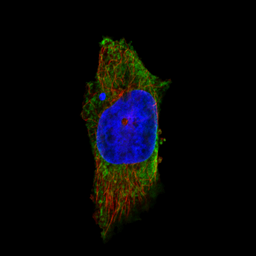
#> input picture int_val_seg_6/U-251/-1UGhGoxEyj8jrAWM1ICMMy3284epy9TI_20180329_cell9.png, 256 x 256 px; its folder holds only this picture in this run
$ python -i Segmentation_pipeline_helper_2.py   (imports and definitions only)   (older library calls are emulated)
#> lines starting #> are read from the running program, lines starting #| are printed output that depends on the picture; after the words box and inside, x2 and y2 are one past the last pixel; in counts of white or black regions, pixels touching at a corner belong together
#!/usr/bin/env python3
# -*- coding: utf-8 -*-
"""
# Note
# Threshold ngưỡng ảnh
# Sobel thuật toán phát hiện biên ảnh
# Erosion, Dilate có thể phát triển vùng, co vùng
# Substract trừ ảnh
# Bitwise : and, or, nor, xor
"""
import os
from skimage.filters import threshold_otsu, gaussian, sobel
from skimage.measure import regionprops
from skimage.feature import peak_local_max
from skimage.morphology import watershed, closing, square
from skimage.segmentation import clear_border
from scipy import ndimage as ndi
from PIL import Image
import numpy as np


# [15 lines left out: function find, not called in this run]


def watershed_lab(image, marker = None, rm_border = False):
    """Segmentation function
    Watershed algorithm to segment the 2d image based on foreground and background seed
    and use edges (sobel) as elevation map
    return labeled nuclei
    """
    # determine markers for watershed if not specified
    if marker is None:
        marker = np.full_like(image,0)
        marker[image ==0] = 1 #background
        marker[image > threshold_otsu(image)] = 2 #foreground nuclei

    # use sobel to detect edge, then smooth with gaussian filter
    elevation_map = gaussian(sobel(image),sigma=2)

    #segmentation with watershed algorithms
    segmentation = watershed(elevation_map, marker)
    segmentation = ndi.binary_fill_holes(segmentation - 1)
    labeled_obj, num = ndi.label(segmentation)

    if rm_border is True:
        # remove bordered objects, now moved to later steps of segmentation pipeline
        bw = closing(labeled_obj > 0, square(3))
        cleared = clear_border(bw)
        labeled_obj, num = ndi.label(cleared)

    # remove too small or too large object
    output = np.zeros(labeled_obj.shape)
    for region in regionprops(labeled_obj):
        if region.area >= 20000:# <= thres_high:
            # if the component has a volume within the two thresholds,
            # set the output image to 1 for every pixel of the component
            output[labeled_obj == region.label] = 1

    labeled_obj, num = ndi.label(output)

    return labeled_obj, num

# [124 lines left out: functions watershed_lab2, resize_pad, find_border, pixel_norm, shift_center_mass, not called in this run]

>>> import cv2
>>> picture = cv2.imread('int_val_seg_6/U-251/-1UGhGoxEyj8jrAWM1ICMMy3284epy9TI_20180329_cell9.png', cv2.IMREAD_GRAYSCALE)
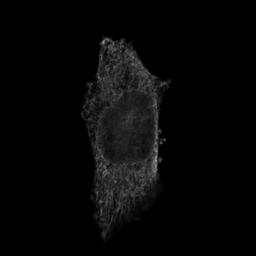
#> picture: shape (256, 256); min 0, max 148, mean 6.8
>>> result = watershed_lab(picture)
#> in watershed_lab, `elevation_map = gaussian(sobel(image),sigma=2)`:
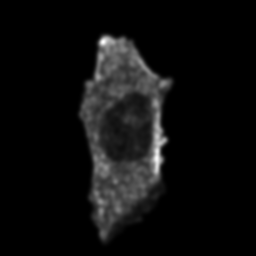
#> elevation_map: shape (256, 256) float64; min 0, max 0.154, mean 0.0083; drawn with min black and max white
#> in watershed_lab, `segmentation = watershed(elevation_map, marker)`:
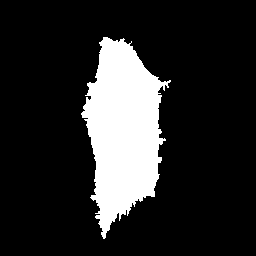
#> segmentation: shape (256, 256); values 1 (black) and 2 (white), 16.4% white; 1 white region, box (x1, y1, x2, y2) and area: (81, 37, 171, 239) 10718
#> in watershed_lab, `labeled_obj, num = ndi.label(segmentation)`:
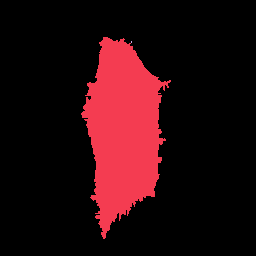
#> labeled_obj: shape (256, 256) int32; 3 distinct labels, from 0 to 2; one colour per label, 0 black
#> in watershed_lab, `labeled_obj, num = ndi.label(segmentation)`: num = 2
#> the loop in watershed_lab, `for region in regionprops(labeled_obj):` made 2 passes
#> after the loop in watershed_lab, `for region in regionprops(labeled_obj):`: output: shape (256, 256) float64; every value is 0
#> in watershed_lab, `labeled_obj, num = ndi.label(output)`: labeled_obj: shape (256, 256) int32; every value is 0
#> in watershed_lab, `labeled_obj, num = ndi.label(output)`: num = 0

$ run again, on int_val_seg_6/U-251/-2DPAW4C1LQsY4Z6sgxZvsLlP12ROdrk2_20180329_cell7.png
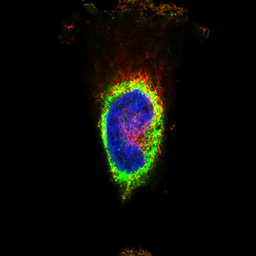
#> input picture int_val_seg_6/U-251/-2DPAW4C1LQsY4Z6sgxZvsLlP12ROdrk2_20180329_cell7.png, 256 x 256 px
#> in watershed_lab, `segmentation = watershed(elevation_map, marker)`:
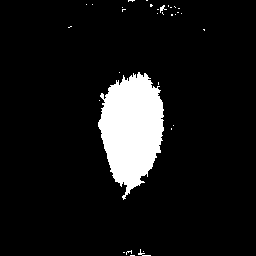
#> segmentation: shape (256, 256); values 1 (black) and 2 (white), 8.7% white; 32 white regions (29 under 20 px), largest, box (x1, y1, x2, y2) and area: (98, 72, 164, 200) 5576, (160, 5, 167, 13) 24, (138, 249, 151, 256) 24
#> in watershed_lab, `labeled_obj, num = ndi.label(segmentation)`:
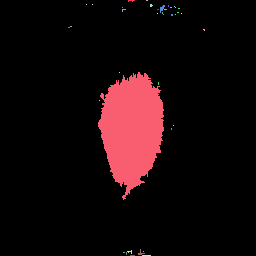
#> labeled_obj: shape (256, 256) int32; 39 distinct labels, from 0 to 38; one colour per label, 0 black
#> in watershed_lab, `labeled_obj, num = ndi.label(segmentation)`: num = 38
#> the loop in watershed_lab, `for region in regionprops(labeled_obj):` made 38 passes
#> in watershed_lab, `labeled_obj, num = ndi.label(output)`: num = 0

$ run again, on int_val_seg_6/U-251/-89oZqoePD5UihFZhRTqtYYh8f1FOtkkH_20180329_cell10.png
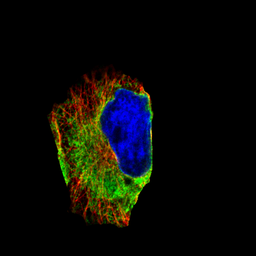
#> input picture int_val_seg_6/U-251/-89oZqoePD5UihFZhRTqtYYh8f1FOtkkH_20180329_cell10.png, 256 x 256 px
#> in watershed_lab, `segmentation = watershed(elevation_map, marker)`:
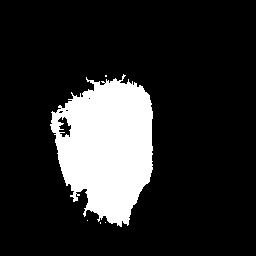
#> segmentation: shape (256, 256); values 1 (black) and 2 (white), 16.5% white; 5 white regions (4 under 20 px), largest, box (x1, y1, x2, y2) and area: (50, 74, 153, 227) 10804
#> in watershed_lab, `labeled_obj, num = ndi.label(segmentation)`:
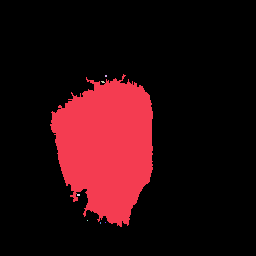
#> labeled_obj: shape (256, 256) int32; 8 distinct labels, from 0 to 7; one colour per label, 0 black
#> in watershed_lab, `labeled_obj, num = ndi.label(segmentation)`: num = 7
#> the loop in watershed_lab, `for region in regionprops(labeled_obj):` made 7 passes
#> in watershed_lab, `labeled_obj, num = ndi.label(output)`: num = 0
